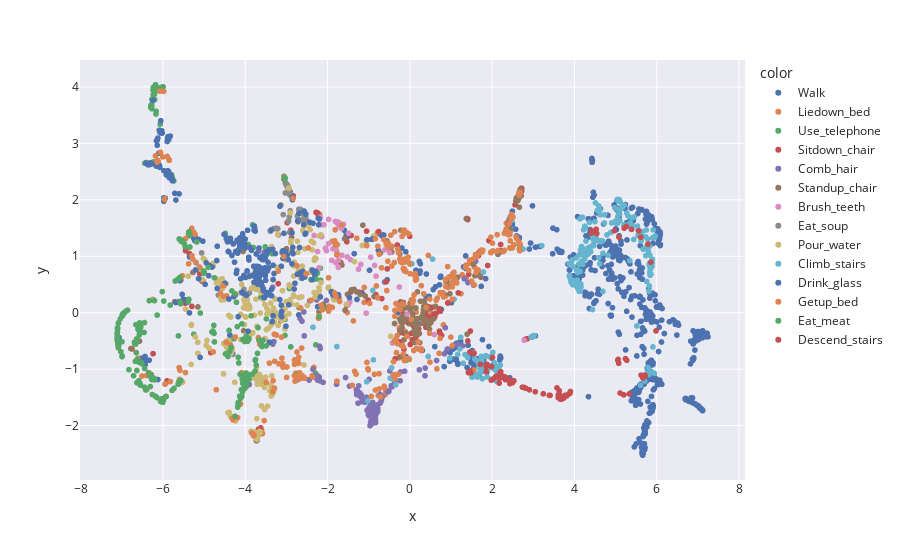

Write notebook code for a chart like this one.
### Code cell
px.scatter(x = emb_b[:, 0], y = emb_b[:, 1], color=df[mask_main]['label'])

### Figure 1 — Plotly figure (JSON) as saved in the notebook; plotly's stock layout.template omitted (floating-point values rounded to 4 significant figures; data arrays with more than 128 entries replaced by an {"elided": "..."} marker saying what was removed)
{"data": [{"hovertemplate": "color=Walk<br>x=%{x}<br>y=%{y}<extra></extra>", "legendgroup": "Walk", "marker": {"color": "rgb(76,114,176)", "symbol": "circle"}, "mode": "markers", "name": "Walk", "showlegend": true, "type": "scattergl", "x": {"elided": "675 float values"}, "xaxis": "x", "y": {"elided": "675 float values"}, "yaxis": "y"}, {"hovertemplate": "color=Liedown_bed<br>x=%{x}<br>y=%{y}<extra></extra>", "legendgroup": "Liedown_bed", "marker": {"color": "rgb(221,132,82)", "symbol": "circle"}, "mode": "markers", "name": "Liedown_bed", "showlegend": true, "type": "scattergl", "x": [1.452, -0.2569, 1.044, -0.1176, 0.9964, -3.109, -1.107, 1.75, 0.1899, -0.01281, 1.073, -1.042, 1.571, -4.328, 1.508, 0.2779, -1.108, -4.574, 0.4142, -3.286, -1.523, -0.6831, -1.008, 0.1329, -0.1282, -3.601, 1.37, -0.215, -2.773, 0.8749, -1.342, -2.612, 1.062, -0.268, -4.506, 0.736, 0.6669, 1.382, 0.1548, 1.272, -1.021, -2.332, 1.021, 0.9268, -0.7881, -0.7677, -2.805, -0.5878, -0.5991, -0.7467, 0.9349, -1.888, -2.194, 1.473, -0.1804, 0.8682, -1.372, 0.5344, -3.085, 0.7618, -4.452, 2.347, -0.2191, -3.582, 1.599, -0.02681, -3.627, 0.4303, -2.747, 1.242, -2.37, -2.456, -2.996, -0.7467, 0.8162, -2.342, -6.393], "xaxis": "x", "y": [0.9319, -0.2671, 0.6322, -0.3312, -0.4327, -0.806, 0.4475, 1.108, -0.2699, -0.8272, 0.717, -0.881, 0.8112, -0.6241, 0.871, 0.4783, 0.1829, 0.4493, -0.1438, -0.8604, 0.003933, -1.475, -1.015, 0.6947, 0.9505, -2.082, 0.6201, 0.9449, -1.071, 0.5454, -1.039, -1.14, 0.5807, -0.8002, 0.2909, 0.3553, 0.2597, 0.845, 0.01036, 0.6717, -0.9913, -0.9697, 0.4904, 0.1834, 1.421, -1.468, -1.116, -1.406, -1.452, -1.081, 0.4458, 1.263, 1.746, 0.8905, -0.7696, 0.2952, -0.1458, -0.006614, -0.9658, 0.3353, 0.2978, 1.588, 0.8996, -2.143, 1.006, -0.8115, -2.138, -0.1795, -0.8572, 0.338, -1.115, -1.184, -1.147, -1.35, -0.216, -0.978, -1.365], "yaxis": "y"}, {"hovertemplate": "color=Use_telephone<br>x=%{x}<br>y=%{y}<extra></extra>", "legendgroup": "Use_telephone", "marker": {"color": "rgb(85,168,104)", "symbol": "circle"}, "mode": "markers", "name": "Use_telephone", "showlegend": true, "type": "scattergl", "x": [-2.895, -4.748, -3.029, -6.168, -6.17, -4.033, -4.275, -0.09216, -4.76, -3.135, -6.14, -6.139, -6.091, -6.128, -4.483, -2.696, -2.174, -5.996, -6.075, -6.036, -6.055, -6.064, -6.043, -6.136, -6.056, -3.035, -2.168, -3.804, -2.287, -6.181, -6.178, -6.213, -6.215, -2.556, -2.013, -5.624, -5.251, -3.348, -6.048, -6.048, -2.247, -3.628, -6.234, -6.127, -6.127, -5.791, -5.798, -6.113, -6.144, -5.794, -5.738, -5.774, -5.776, -5.772, -5.787, -5.799, -6.164, -2.292, -2.392, -6.029, -6.052, -6.219, -6.212, -6.236, -6.237, -6.22, -6.229, -6.241, -6.291, -6.293, -6.296, -6.289, -6.275, -6.295, -6.295, -6.291, -6.208, -6.238, -6.178, -2.307, -2.284, -6.274, -6.067, -6.199, -3.517, -3.486, -2.929, -3.822, -6.269, -6.212, -6.274, -6.274, -6.28, -3.939, -3.356, -5.092, -2.401, -6.183, -2.286, -3.409, -6.173, -6.084, -6.443, -6.409, -6.416, -6.412, -2.733, -2.317, -6.188, -6.218, -6.217, -6.2, -3.924], "xaxis": "x", "y": [-0.6053, -0.5171, -0.1175, 3.568, 3.52, 1.251, -0.4627, -0.8427, -0.3668, -0.1039, 2.662, 2.661, 2.606, 2.657, 1.405, 0.0917, 0.7897, 4.003, 3.952, 3.965, 3.978, 3.976, 3.994, 3.978, 3.979, -0.4025, 0.5745, 1.155, 0.5962, 4.039, 3.967, 4.005, 3.991, 0.659, 0.08637, -0.4112, -0.381, 1.043, 3.983, 3.965, 0.701, 0.2719, 2.671, 2.627, 2.611, 2.427, 2.415, 2.624, 2.629, 2.445, 2.334, 2.383, 2.385, 2.401, 2.405, 2.399, 2.671, -1.072, 0.7214, 3.978, 3.982, 3.975, 4.0, 3.989, 3.955, 3.97, 3.969, 3.94, 3.673, 3.632, 3.667, 3.662, 3.641, 3.648, 3.637, 3.64, 3.87, 3.857, 3.932, 0.6808, -0.5701, 3.691, 3.34, 4.016, 1.167, -0.107, 0.4288, 1.556, 3.779, 3.927, 3.667, 3.616, 3.63, 1.2, -0.01294, -0.006433, 0.5853, 4.024, 0.6687, 0.3174, 4.014, 3.929, 2.648, 2.645, 2.661, 2.648, -1.097, 0.6167, 4.01, 3.969, 3.967, 3.776, 1.209], "yaxis": "y"}, {"hovertemplate": "color=Sitdown_chair<br>x=%{x}<br>y=%{y}<extra></extra>", "legendgroup": "Sitdown_chair", "marker": {"color": "rgb(196,78,82)", "symbol": "circle"}, "mode": "markers", "name": "Sitdown_chair", "showlegend": true, "type": "scattergl", "x": {"elided": "147 float values"}, "xaxis": "x", "y": {"elided": "147 float values"}, "yaxis": "y"}, {"hovertemplate": "color=Comb_hair<br>x=%{x}<br>y=%{y}<extra></extra>", "legendgroup": "Comb_hair", "marker": {"color": "rgb(129,114,179)", "symbol": "circle"}, "mode": "markers", "name": "Comb_hair", "showlegend": true, "type": "scattergl", "x": {"elided": "169 float values"}, "xaxis": "x", "y": {"elided": "169 float values"}, "yaxis": "y"}, {"hovertemplate": "color=Standup_chair<br>x=%{x}<br>y=%{y}<extra></extra>", "legendgroup": "Standup_chair", "marker": {"color": "rgb(147,120,96)", "symbol": "circle"}, "mode": "markers", "name": "Standup_chair", "showlegend": true, "type": "scattergl", "x": {"elided": "156 float values"}, "xaxis": "x", "y": {"elided": "156 float values"}, "yaxis": "y"}, {"hovertemplate": "color=Brush_teeth<br>x=%{x}<br>y=%{y}<extra></extra>", "legendgroup": "Brush_teeth", "marker": {"color": "rgb(218,139,195)", "symbol": "circle"}, "mode": "markers", "name": "Brush_teeth", "showlegend": true, "type": "scattergl", "x": [-1.613, -1.495, -1.975, -2.052, -1.439, 0.5948, -2.244, -2.326, -1.519, -0.6123, -0.3586, -0.06772, -1.804, -1.665, -0.4228, -1.491, -1.872, -1.738, -2.146, -1.783, -1.762, -0.9512, -2.208, -1.191, -2.026, -1.758, -1.734, -1.725, -1.777, -1.459, 2.779, -1.062, -1.652, -0.8559, 0.07567, -1.733, -2.087, -1.763, -0.8208, -1.898, -1.247, -0.4912, -1.793, -1.973, -2.177, -2.149, -1.811, -1.712, -1.743, -1.786, -0.2573], "xaxis": "x", "y": [1.565, 0.1441, 1.226, 1.144, 0.9382, -0.387, 1.085, 1.368, 0.9881, 1.113, -1.094, -0.02458, 0.8895, 1.494, -0.5378, 1.407, 1.131, 0.8032, 1.347, 1.095, 1.608, 0.9835, 0.7954, 0.8555, 1.099, 1.581, 1.594, 1.597, 1.611, 0.1924, -0.4892, -0.006578, 1.017, 0.8382, 0.1999, 0.9282, 1.559, 1.603, 0.6471, 0.9282, 0.7711, 1.064, 1.184, 1.653, 1.694, 1.558, 1.618, 1.534, 1.569, 1.612, 0.4549], "yaxis": "y"}, {"hovertemplate": "color=Eat_soup<br>x=%{x}<br>y=%{y}<extra></extra>", "legendgroup": "Eat_soup", "marker": {"color": "rgb(140,140,140)", "symbol": "circle"}, "mode": "markers", "name": "Eat_soup", "showlegend": true, "type": "scattergl", "x": [-5.061, -2.699, -2.909, -2.674, -2.91, -2.659, -2.689, -3.25, -3.192, -2.532, -2.592, -2.737, -2.624, -2.947, -2.656, -2.662, -2.949, -3.001, -3.299, -3.038, -3.036, -3.396, -3.036, -3.026, -4.653, -3.21, -2.947, -3.027, -2.951, -2.971, -3.001, -2.916, -2.998, -2.857, -2.963, -2.93, -3.005, -3.027, -4.032, -3.899, -2.931, -2.973, -3.316, -2.923, -2.576, -3.386, -3.882, -3.077, -3.717, -2.503], "xaxis": "x", "y": [1.06, 1.833, 1.805, 1.784, 2.08, 1.644, 1.784, 1.497, 1.378, 1.692, 1.746, 1.711, 1.756, 1.623, 1.831, 1.828, 1.617, 2.27, 1.487, 2.395, 2.391, 1.449, 2.393, 2.307, 0.3114, 1.488, 2.191, 2.297, 1.627, 2.259, 2.255, 2.091, 2.284, 2.01, 2.235, 1.699, 2.285, 2.122, 0.4149, 0.351, 2.155, 2.221, 1.488, 1.424, 1.658, 1.444, 0.6619, 1.739, 0.4663, 1.627], "yaxis": "y"}, {"hovertemplate": "color=Pour_water<br>x=%{x}<br>y=%{y}<extra></extra>", "legendgroup": "Pour_water", "marker": {"color": "rgb(204,185,116)", "symbol": "circle"}, "mode": "markers", "name": "Pour_water", "showlegend": true, "type": "scattergl", "x": {"elided": "271 float values"}, "xaxis": "x", "y": {"elided": "271 float values"}, "yaxis": "y"}, {"hovertemplate": "color=Climb_stairs<br>x=%{x}<br>y=%{y}<extra></extra>", "legendgroup": "Climb_stairs", "marker": {"color": "rgb(100,181,205)", "symbol": "circle"}, "mode": "markers", "name": "Climb_stairs", "showlegend": true, "type": "scattergl", "x": {"elided": "270 float values"}, "xaxis": "x", "y": {"elided": "270 float values"}, "yaxis": "y"}, {"hovertemplate": "color=Drink_glass<br>x=%{x}<br>y=%{y}<extra></extra>", "legendgroup": "Drink_glass", "marker": {"color": "rgb(76,114,176)", "symbol": "circle"}, "mode": "markers", "name": "Drink_glass", "showlegend": true, "type": "scattergl", "x": {"elided": "292 float values"}, "xaxis": "x", "y": {"elided": "292 float values"}, "yaxis": "y"}, {"hovertemplate": "color=Getup_bed<br>x=%{x}<br>y=%{y}<extra></extra>", "legendgroup": "Getup_bed", "marker": {"color": "rgb(221,132,82)", "symbol": "circle"}, "mode": "markers", "name": "Getup_bed", "showlegend": true, "type": "scattergl", "x": {"elided": "304 float values"}, "xaxis": "x", "y": {"elided": "304 float values"}, "yaxis": "y"}, {"hovertemplate": "color=Eat_meat<br>x=%{x}<br>y=%{y}<extra></extra>", "legendgroup": "Eat_meat", "marker": {"color": "rgb(85,168,104)", "symbol": "circle"}, "mode": "markers", "name": "Eat_meat", "showlegend": true, "type": "scattergl", "x": {"elided": "241 float values"}, "xaxis": "x", "y": {"elided": "241 float values"}, "yaxis": "y"}, {"hovertemplate": "color=Descend_stairs<br>x=%{x}<br>y=%{y}<extra></extra>", "legendgroup": "Descend_stairs", "marker": {"color": "rgb(196,78,82)", "symbol": "circle"}, "mode": "markers", "name": "Descend_stairs", "showlegend": true, "type": "scattergl", "x": [1.557, 5.562, 5.612, -0.5724, 2.754, 3.766, 2.335, 5.335, 1.424, 2.906, 3.608, 2.326, 3.795, 2.022, 2.247, 4.526, 4.543, 4.424, 4.404, 4.466, 4.529, 2.53, 2.294, 2.522, 2.431, 3.626, 1.457, 5.389, 5.786, 1.871, 1.715, 5.858, 2.009, 3.741, 3.727, 2.422, 3.721, 1.438, 3.606, 2.342, 2.171, 3.576, 3.629, 5.24, 3.709, 2.819, 3.685, 5.109, 5.198, 2.248, 3.89, 5.051, 5.272, 1.458, 2.736, 3.73, 2.21, 3.665, 3.048, 3.713, 2.488, 5.62, 5.208, 2.174, 3.727, 2.212, 5.664, 2.464, 2.192, 5.982, 3.391, 3.692, 1.854, 5.721, 1.977, 5.062, 3.902, 2.091, 3.618, 2.305, 5.077, 1.482, 2.265, 3.813, 3.242, 3.684, 3.408, 3.713, 3.862, 1.986, 2.781, 3.749, 1.86, 4.972, 5.261, 3.728, 3.691, 5.081], "xaxis": "x", "y": [-0.723, 1.45, 1.337, 0.5503, -1.322, -1.466, -1.153, -1.438, -1.061, -1.367, -1.507, -1.188, -1.463, -1.18, -1.147, 1.475, 1.402, 1.447, 1.411, 1.434, 1.478, -1.207, -1.134, -1.204, -1.257, -1.435, -0.6967, 1.477, 1.215, -0.9136, -0.9146, 0.8964, -0.7931, -1.512, -1.504, -1.192, -1.504, -1.065, -1.458, -1.16, -1.248, -1.333, -1.381, -0.8147, -1.508, -1.34, -1.523, -1.423, -1.456, -1.149, -1.429, -0.8411, -0.8432, -1.026, -1.319, -1.512, -1.046, -1.535, -1.401, -1.502, -1.242, -1.106, 1.497, -1.161, -1.5, -1.108, -1.156, -1.231, -1.07, -0.323, -1.464, -1.53, -1.043, -1.11, -1.196, -0.8273, -1.397, -1.126, -1.478, -1.135, -0.8953, -1.067, -1.13, -1.474, -1.438, -1.52, -1.466, -1.514, -1.438, -0.9532, -1.326, -1.477, -0.9563, 1.454, 1.528, -1.51, -1.514, 1.34], "yaxis": "y"}], "layout": {"legend": {"title": {"text": "color"}, "tracegroupgap": 0}, "margin": {"t": 60}, "xaxis": {"anchor": "y", "domain": [0, 1], "title": {"text": "x"}}, "yaxis": {"anchor": "x", "domain": [0, 1], "title": {"text": "y"}}}}
